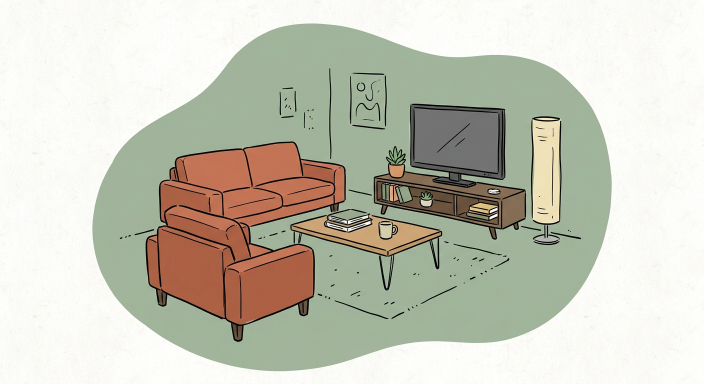
#> input picture src/assets/images/living-room.png, 1408 x 768 px (shown at 1/2 size)
$ python -i frame_extractor.py   (imports and definitions only)   (older library calls are emulated)
#> lines starting #> are read from the running program, lines starting #| are printed output that depends on the picture
### server/app/config.py
# config.py — tunables and AI settings, overridable with environment variables or a .env file
import os
from pathlib import Path

from dotenv import load_dotenv

# Load the repo-root .env first, then server/.env (values already set in the environment win).
_server_dir = Path(__file__).resolve().parents[1]
load_dotenv(_server_dir.parent / ".env")
load_dotenv(_server_dir / ".env")


def _env(*names: str, default: str = "") -> str:
#> called with default = ''
    for name in names:
        value = os.getenv(name)
        if value:
            return value
    return default


# Frame extraction
# sample one frame per interval
FRAME_INTERVAL_SEC = float(os.getenv("FRAME_INTERVAL_SEC", "0.5"))
# hard cap on frames extracted from the video
MAX_FRAMES = int(os.getenv("MAX_FRAMES", "40"))
MAX_FRAME_WIDTH = int(os.getenv("MAX_FRAME_WIDTH", "1024")
                      )  # downscale before encoding
JPEG_QUALITY = int(os.getenv("JPEG_QUALITY", "85"))
# Laplacian variance; below = blurry
MIN_SHARPNESS = float(os.getenv("MIN_SHARPNESS", "30.0"))
# histogram correlation; above = duplicate
MAX_SIMILARITY = float(os.getenv("MAX_SIMILARITY", "0.97"))
MAX_UPLOAD_MB = int(os.getenv("MAX_UPLOAD_MB", "120"))

# AI: Elorian Glimpse (a visual reasoning model) through OpenRouter's OpenAI-compatible API.
# Only the key is required; the rest have defaults and can be overridden in .env.
AI_API_KEY = _env("AI_API_KEY", "OPENROUTER_API_KEY")
AI_BASE_URL = _env("AI_BASE_URL", default="https://openrouter.ai/api/v1")
AI_MODEL = _env("AI_MODEL", default="elorian/glimpse")
# frames actually sent to the model
AI_MAX_IMAGES = int(os.getenv("AI_MAX_IMAGES", "12"))
AI_MAX_TOKENS = int(os.getenv("AI_MAX_TOKENS", "5000"))
# Glimpse leaks its chain of thought into the answer and runs out of tokens when reasoning is on, so it is off by default.
AI_REASONING = os.getenv("AI_REASONING", "off").lower() in ("on", "true", "1")
AI_TIMEOUT_SEC = float(os.getenv("AI_TIMEOUT_SEC", "300"))

# Danger-spot detection: YOLO-World, an open-vocabulary YOLO that finds whatever noun phrase it is given.
WEIGHTS_DIR = str(_server_dir / "weights")
# also: yolov8m-worldv2.pt, yolov8l-worldv2.pt (slower, better)
DETECTOR_MODEL = os.getenv("DETECTOR_MODEL", "yolov8s-worldv2.pt")
# open-vocabulary scores run low; the debug images show what this keeps
DETECTOR_CONF = float(os.getenv("DETECTOR_CONF", "0.05"))
DETECTOR_MAX_PER_SPOT = int(os.getenv("DETECTOR_MAX_PER_SPOT", "2"))
DETECTOR_IMGSZ = int(os.getenv("DETECTOR_IMGSZ", "960"))
# annotated frames land here; empty turns it off
DEBUG_DIR = os.getenv("DANGER_DEBUG_DIR", str(_server_dir / "debug_boxes"))
# same kind, same photo, overlap above this: one hazard
MERGE_IOU = float(os.getenv("MERGE_IOU", "0.5"))
# a box this far inside another one is the same hazard
MERGE_CONTAINMENT = float(os.getenv("MERGE_CONTAINMENT", "0.85"))
# share of the photo; below is a speck
MIN_BOX_AREA = float(os.getenv("MIN_BOX_AREA", "0.002"))
# above is the whole photo, not an object
MAX_BOX_AREA = float(os.getenv("MAX_BOX_AREA", "0.8"))
# Clutter: YOLO-World cannot find the abstract word "clutter", so where chi is blocked it also looks for the things
# clutter is made of. Those that lie close together are joined into one area (see merge.py), not boxed item by item.
CLUTTER_PHRASES = [
    p.strip()
    for p in os.getenv(
        "CLUTTER_PHRASES",
        "plastic bag,paper bag,cardboard box,pile of clothes,shoes,pile of papers,laundry basket,backpack,suitcase,toys,stack of books,pile of towels,jacket",
    ).split(",")
    if p.strip()
]
# these generic hits only count above this, so a tidy room gets no clutter box
CLUTTER_CONF = float(os.getenv("CLUTTER_CONF", "0.15"))
# blocked-chi boxes closer than this (share of the photo) become one area
CLUSTER_GAP = float(os.getenv("CLUSTER_GAP", "0.06"))
# a joined clutter box never covers more than this share of the photo
CLUSTER_MAX_AREA = float(os.getenv("CLUSTER_MAX_AREA", "0.45"))

### server/app/frame_extractor.py
# frame_extractor.py — uses OpenCV to turn a room-scan video into a small set of sharp, distinct frames
import base64
from dataclasses import dataclass

import cv2

from . import config


@dataclass
class ExtractedFrame:
    index: int
    timestamp_sec: float
    sharpness: float
    jpeg_base64: str


@dataclass
class ExtractionResult:
    frames: list[ExtractedFrame]
    duration_sec: float
    fps: float


class VideoReadError(Exception):
    pass


def _sharpness(gray) -> float:
    return float(cv2.Laplacian(gray, cv2.CV_64F).var())


def _histogram(frame):
    hsv = cv2.cvtColor(frame, cv2.COLOR_BGR2HSV)
    hist = cv2.calcHist([hsv], [0, 1], None, [32, 32], [0, 180, 0, 256])
    return cv2.normalize(hist, hist).flatten()


# [6 lines left out: function _resize, not called in this run]


MAX_GAP_SEC = 2.0  # never go longer than this without a frame, however similar the view looks
MIN_FRAMES = 8  # if fewer frames pass the sharpness check, fall back to the sharpest ones


# [60 lines left out: function extract_frames, not called in this run]

>>> import cv2
>>> picture = cv2.imread('../../src/assets/images/living-room.png')
#> picture is the input picture: shape (768, 1408, 3); mean B, G, R 187.5, 200.8, 201.8
>>> result = _histogram(picture)
#> in _histogram, `hsv = cv2.cvtColor(frame, cv2.COLOR_BGR2HSV)`: hsv: shape (768, 1408, 3); mean H, S, V 34, 33.7, 208.3
#> in _histogram, `hist = cv2.calcHist([hsv], [0, 1], None, [32, 32], [0, 180, 0, 256])`:
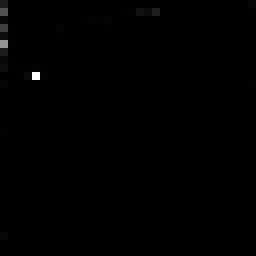
#> hist: shape (32, 32) float32 (shown 8 times larger); min 0, max 334910, mean 1056; drawn with min black and max white
#> result = 1024 values, max 0.799 at index 292, min 0 at index 183, mean 0.00252
